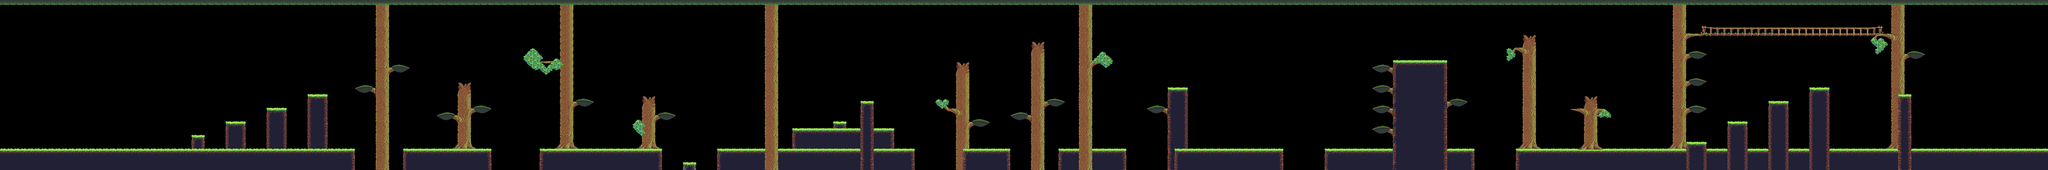

This game map was drawn from its Tiled (.tmx) file and the tilesets committed beside it. A one-line description and the trimmed map source follow:
An orthogonal 300x25 tile map with 16x16 px tiles, 4 tile layers (Tile Layer 4, Tile Layer 3, Tile Layer 2, Tile Layer 1) and 56 objects (26x plat, 5x vine).

<map version="1.0" orientation="orthogonal" renderorder="right-down" width="300" height="25" tilewidth="16" tileheight="16" nextobjectid="132">
 <tileset firstgid="1" name="Jungle_terrainwater" tilewidth="16" tileheight="16" spacing="2" margin="1" tilecount="420">
  <image source="tilesets/Jungle_terrainwater.png" width="504" height="270" />
 </tileset>
 <layer name="Tile Layer 4" width="300" height="25">
  <data>[7500 cells, 654 non-empty, 66 distinct tile ids]</data>
 </layer>
 <layer name="Tile Layer 3" width="300" height="25">
  <data>[7500 cells, 1201 non-empty, 75 distinct tile ids]</data>
 </layer>
 <layer name="Tile Layer 2" width="300" height="25">
  <data>[7500 cells, 511 non-empty, 68 distinct tile ids]</data>
 </layer>
 <layer name="Tile Layer 1" width="300" height="25">
  <data>[7500 cells, 619 non-empty, 12 distinct tile ids]</data>
 </layer>
 <objectgroup name="Collisions">
  <object id="42" x="0" y="352" width="832" height="48" />
  <object id="43" x="934.667" y="-95.3333" width="208" height="48" />
  <object id="46" name="plat" x="528" y="288">
   <polyline points="0,0 48,0" />
  </object>
  <object id="47" name="plat" x="624" y="256">
   <polyline points="0,0 48,0" />
  </object>
  <object id="48" name="plat" x="720" y="224">
   <polyline points="0,0 48,0" />
  </object>
  <object id="49" name="plat" x="832" y="208">
   <polyline points="0,0 41.3333,0" />
  </object>
  <object id="53" name="plat" x="918.5" y="160.5">
   <polyline points="0,0 41.5,-0.5" />
  </object>
  <object id="54" name="plat" x="1024" y="272">
   <polyline points="0,0 42,0" />
  </object>
  <object id="55" name="plat" x="1109.75" y="256">
   <polyline points="0,0 42.25,0" />
  </object>
  <object id="57" name="plat" x="448" y="320">
   <polyline points="0,0 32,0" />
  </object>
  <object id="58" name="plat" x="1350.36" y="240.182">
   <polyline points="0,0 41.6364,-0.181818" />
  </object>
  <object id="60" x="944" y="352" width="208" height="48" />
  <object id="61" x="1264" y="352" width="288" height="48" />
  <object id="63" x="1600" y="384" width="32" height="16" />
  <object id="66" x="1680" y="352" width="464" height="48" />
  <object id="68" x="2254" y="-78" width="112" height="48" />
  <object id="69" x="2481.33" y="-53.3333" width="160" height="48" />
  <object id="80" name="plat" x="1856" y="304">
   <polyline points="0,0 240,0" />
  </object>
  <object id="81" name="plat" x="1536" y="272">
   <polyline points="0,0 48,0" />
  </object>
  <object id="82" name="plat" x="1952" y="288">
   <polyline points="0,0 32,0" />
  </object>
  <object id="84" name="plat" x="2272" y="288">
   <polyline points="0,0 48,0" />
  </object>
  <object id="85" name="plat" x="2368" y="272">
   <polyline points="0,0 48,0" />
  </object>
  <object id="86" name="plat" x="2448" y="240">
   <polyline points="0,0 48,0" />
  </object>
  <object id="87" name="plat" x="2688" y="256">
   <polyline points="0,0 48,0" />
  </object>
  <object id="89" x="2736" y="208" width="48" height="192" />
  <object id="91" x="2016" y="240" width="32" height="160" />
  <object id="92" x="2784" y="352" width="224" height="48" />
  <object id="97" x="2480" y="352" width="160" height="48" />
  <object id="99" name="plat" x="3397.5" y="240.5">
   <polyline points="0,0 42.5,-0.5" />
  </object>
  <object id="100" x="3104" y="352" width="160" height="48" />
  <object id="101" x="3264" y="144" width="128" height="256" />
  <object id="103" x="3392" y="352" width="64" height="48" />
  <object id="104" name="plat" x="3216" y="304">
   <polyline points="0,0 42,0" />
  </object>
  <object id="105" name="plat" x="3216" y="256">
   <polyline points="0,0 40,0" />
  </object>
  <object id="106" name="plat" x="3216" y="208">
   <polyline points="0,0 40.6667,0" />
  </object>
  <object id="107" name="plat" x="3216" y="160">
   <polyline points="0,0 40,0" />
  </object>
  <object id="109" x="2256" y="352" width="112" height="48" />
  <object id="114" x="3552" y="352" width="1328" height="48" />
  <object id="116" x="4048" y="288" width="48" height="64" />
  <object id="117" x="4144" y="240" width="48" height="112" />
  <object id="120" x="4240" y="208" width="48" height="144" />
  <object id="121" x="3948.67" y="-46.6667" width="48" height="16" />
  <object id="124" name="plat" x="3957.5" y="256">
   <polyline points="0,0 42.5,0" />
  </object>
  <object id="125" name="plat" x="3957.5" y="192">
   <polyline points="0,0 42.5,0" />
  </object>
  <object id="126" name="plat" x="3957" y="127.5">
   <polyline points="0,0 43,0.5" />
  </object>
  <object id="127" name="plat" x="3952" y="80">
   <polyline points="0,0 480,0" />
  </object>
  <object id="128" name="plat" x="4469" y="128.5">
   <polyline points="0,0 43,-0.5" />
  </object>
  <object id="129" x="4448" y="224" width="32" height="128" />
  <object id="131" x="3952" y="336" width="48" height="16" />
 </objectgroup>
 <objectgroup name="Entities">
  <object id="30" x="-112" y="160" width="208" height="192" />
  <object id="40" x="176" y="304" width="32" height="48" />
  <object id="59" name="vine" x="1253.38" y="148.5">
   <polyline points="0,0 0,96" />
  </object>
  <object id="93" name="vine" x="2600.33" y="143.667">
   <polyline points="0,0 1,91" />
  </object>
  <object id="94" name="vine" x="2200" y="237.25">
   <polyline points="0,0 0,69.5" />
  </object>
  <object id="98" name="vine" x="3537.75" y="119.75">
   <polyline points="0,0 0,100.5" />
  </object>
  <object id="130" name="vine" x="4400" y="101.667">
   <polyline points="0,0 -0.666667,102" />
  </object>
 </objectgroup>
</map>
